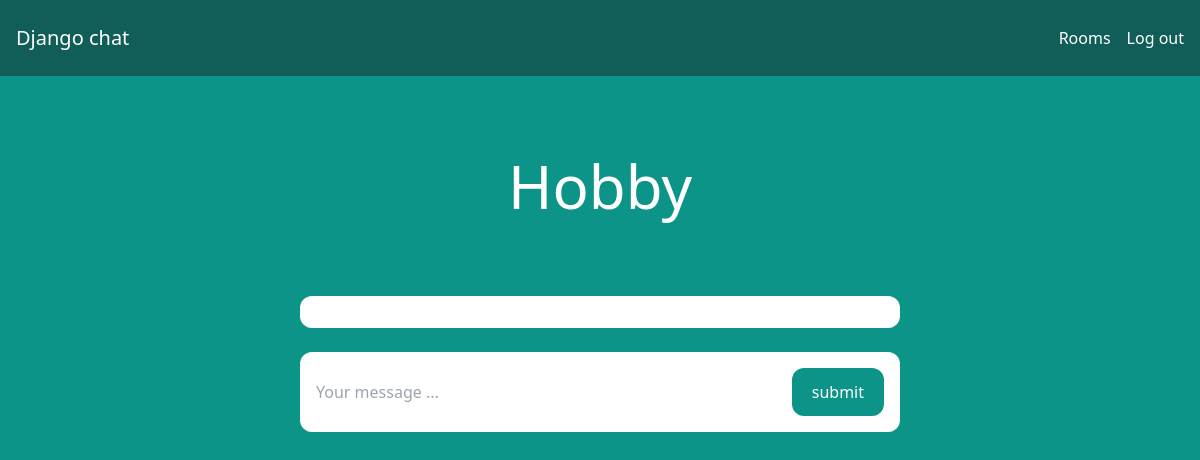
Page /rooms/hobby (signed in) on the earlier database version.
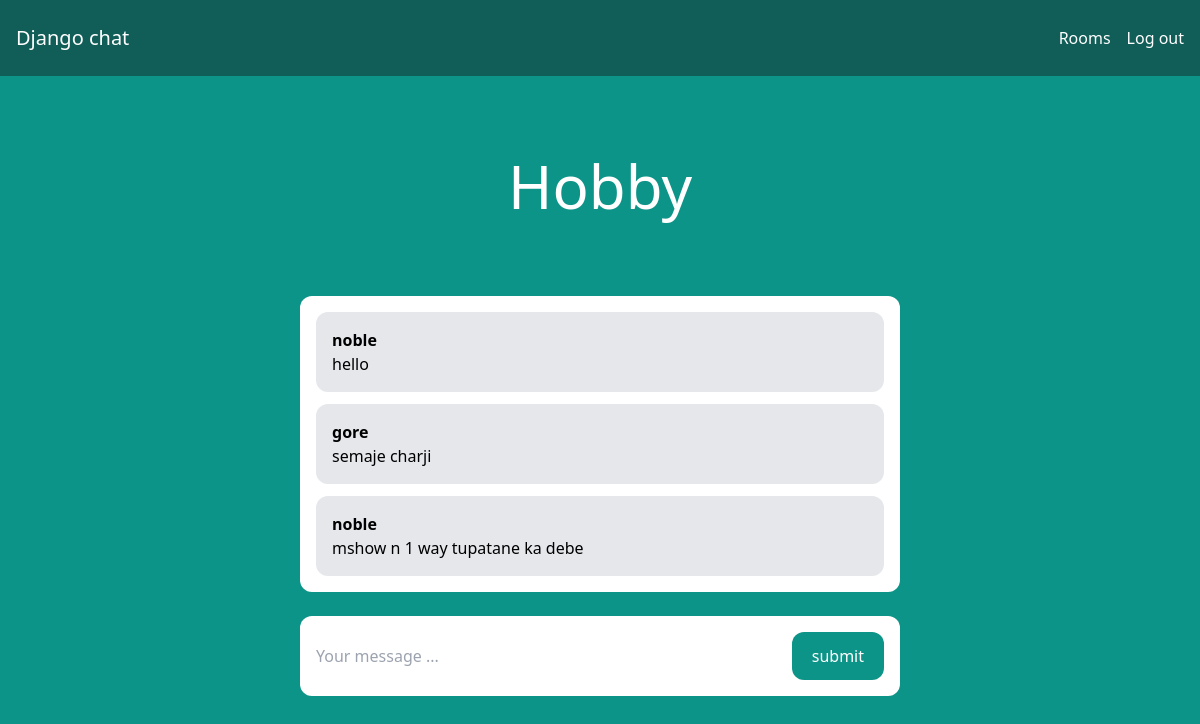
Same page on the later database version.
### room/models.py (models this page shows)
class Room(models.Model):
  name = models.CharField(max_length=255)
  slug = models.SlugField(unique=True)

class Message(models.Model):
  room = models.ForeignKey(Room, related_name='messages', on_delete=models.CASCADE)
  user = models.ForeignKey(User, related_name='messages', on_delete=models.CASCADE)
  content = models.TextField()
  date_added = models.DateField(auto_now_add=True)
  class Meta:
    ordering = ('date_added',)

### room/views.py (the view)
# urls.py: path('<slug:slug>', views.room_v, name='room'),
@login_required
def room_v(request, slug):
  room = Room.objects.get(slug=slug)
  messages =  Message.objects.filter(room=room)[0:25]
  return render(request, "room/room.html", {"room":room, "messages":messages})

### room/templates/room/room.html (shortened to what this page needs)
{% extends 'core/base.html' %}
{% block content %}
  <div class="p-10 lg:p-20 text-center">
    <h1 class="text-3xl lg:text-6xl text-white">{{room.name}} </h1>
  </div>
  <div class="mx-4 lg:w-2/4 lg:mx-auto p-4 bg-white rounded-xl">
    <div class="chat-messages space-y-3" id="chat-messages">
        {% for message in messages %}
          <div class="p-4 bg-gray-200 rounded-xl">
            <p class="font-semibold"> {{ message.user.username }}</p>
            <p>{{ message.content }}</p>
          </div>
      {% endfor %}
    </div>
  </div>
  <div class="mx-4 mt-6 lg:w-2/4 lg:mx-auto p-4 bg-white rounded-xl">
    <form action="." class="flex" method="post" id="chat-message-form">
      <input type="text" name="content" class="flex-1 mr-3" placeholder="Your message ..." id="chat-message-input">
      <button type="submit" class="px-5 py-3 rounded-xl text-white bg-teal-600 hover:bg-teal-700" id="chat-message-submit">
        submit
      </button>
    </form>
  </div>
{% endblock %}

### core/templates/core/base.html (shortened to what this page needs)
<!DOCTYPE html>
<html lang="en">
<head>
  <script src="https://cdn.tailwindcss.com"></script>
</head>
<body class="bg-teal-600">
  <nav class="flex items-center justify-between px-4 py-6 bg-teal-800">
    <div>
      <a href="/" class="text-xl text-white">Django chat</a>
    </div>
    <div class="flex items-center space-x-4">
      {% if request.user.is_authenticated %}
        <a href="/rooms/" class="text-white hover:text-gray-200">Rooms</a>
        <a href="{% url 'logout' %}" class="text-white hover:text-gray-200">Log out</a>
      {% else %}
        <a href="/login/" class="text-white hover:text-gray-200">Log in</a>
        <a href="/signup/" class="px-5 py-3 rounded-xl text-white hover:bg-teal-700">sign up</a>
      {% endif %}
    </div>
  </nav>
  {%block content%}
  {%endblock%}
</body>
</html>

Differences in the rows shown:
added Message: user.username "noble", content "hello"
added Message: user.username "gore", content "semaje charji"
added Message: user.username "noble", content "mshow n 1 way tupatane ka debe"
